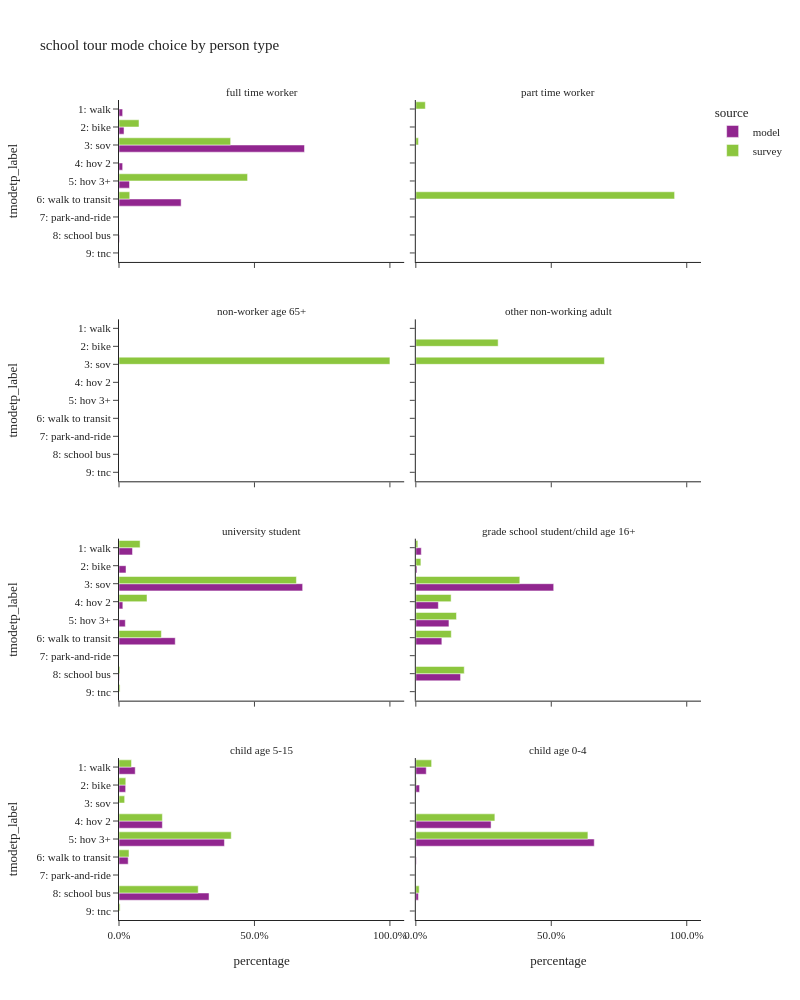

The notebook cell saved with this chart:
### Code cell
plot_mode_choice(sc_tour,"pptyp_label",
                 {"pptyp_label":["full time worker","part time worker","non-worker age 65+","other non-working adult",
                                 "university student","grade school student/child age 16+","child age 5-15","child age 0-4"],
                  "tmodetp_label":mode_cat.values()},
                 "person type",2,1000)

### Figure 1 — Plotly figure (JSON) as saved in the notebook; plotly's stock layout.template omitted (floating-point values rounded to 4 significant figures)
{"data": [{"alignmentgroup": "True", "customdata": [[8], [11], [406], [8], [23], [136], [1]], "hovertemplate": "source=model<br>pptyp_label=full time worker<br>percentage=%{x}<br>tmodetp_label=%{y}<br>sample count=%{customdata[0]}<extra></extra>", "legendgroup": "model", "marker": {"color": "#91268F", "pattern": {"shape": ""}}, "name": "model", "offsetgroup": "model", "orientation": "h", "showlegend": true, "textposition": "auto", "type": "bar", "x": [0.01349, 0.01855, 0.6847, 0.01349, 0.03879, 0.2293, 0.001686], "xaxis": "x7", "y": ["1: walk", "2: bike", "3: sov", "4: hov 2", "5: hov 3+", "6: walk to transit", "8: school bus"], "yaxis": "y7"}, {"alignmentgroup": "True", "customdata": [[3550], [1842], [48293], [1010], [1661], [14788], [98]], "hovertemplate": "source=model<br>pptyp_label=university student<br>percentage=%{x}<br>tmodetp_label=%{y}<br>sample count=%{customdata[0]}<extra></extra>", "legendgroup": "model", "marker": {"color": "#91268F", "pattern": {"shape": ""}}, "name": "model", "offsetgroup": "model", "orientation": "h", "showlegend": false, "textposition": "auto", "type": "bar", "x": [0.04983, 0.02586, 0.6779, 0.01418, 0.02331, 0.2076, 0.001376], "xaxis": "x3", "y": ["1: walk", "2: bike", "3: sov", "4: hov 2", "5: hov 3+", "6: walk to transit", "8: school bus"], "yaxis": "y3"}, {"alignmentgroup": "True", "customdata": [[1655], [348], [41818], [6835], [10050], [7894], [13572]], "hovertemplate": "source=model<br>pptyp_label=grade school student/child age 16+<br>percentage=%{x}<br>tmodetp_label=%{y}<br>sample count=%{customdata[0]}<extra></extra>", "legendgroup": "model", "marker": {"color": "#91268F", "pattern": {"shape": ""}}, "name": "model", "offsetgroup": "model", "orientation": "h", "showlegend": false, "textposition": "auto", "type": "bar", "x": [0.02014, 0.004235, 0.5089, 0.08318, 0.1223, 0.09607, 0.1652], "xaxis": "x4", "y": ["1: walk", "2: bike", "3: sov", "4: hov 2", "5: hov 3+", "6: walk to transit", "8: school bus"], "yaxis": "y4"}, {"alignmentgroup": "True", "customdata": [[24109], [9888], [64478], [156735], [13680], [133874]], "hovertemplate": "source=model<br>pptyp_label=child age 5-15<br>percentage=%{x}<br>tmodetp_label=%{y}<br>sample count=%{customdata[0]}<extra></extra>", "legendgroup": "model", "marker": {"color": "#91268F", "pattern": {"shape": ""}}, "name": "model", "offsetgroup": "model", "orientation": "h", "showlegend": false, "textposition": "auto", "type": "bar", "x": [0.05986, 0.02455, 0.1601, 0.3891, 0.03397, 0.3324], "xaxis": "x", "y": ["1: walk", "2: bike", "4: hov 2", "5: hov 3+", "6: walk to transit", "8: school bus"], "yaxis": "y"}, {"alignmentgroup": "True", "customdata": [[1723], [618], [12421], [29447], [80], [423]], "hovertemplate": "source=model<br>pptyp_label=child age 0-4<br>percentage=%{x}<br>tmodetp_label=%{y}<br>sample count=%{customdata[0]}<extra></extra>", "legendgroup": "model", "marker": {"color": "#91268F", "pattern": {"shape": ""}}, "name": "model", "offsetgroup": "model", "orientation": "h", "showlegend": false, "textposition": "auto", "type": "bar", "x": [0.03854, 0.01382, 0.2778, 0.6586, 0.001789, 0.009461], "xaxis": "x2", "y": ["1: walk", "2: bike", "4: hov 2", "5: hov 3+", "6: walk to transit", "8: school bus"], "yaxis": "y2"}, {"alignmentgroup": "True", "customdata": [[1], [1], [1], [1]], "hovertemplate": "source=survey<br>pptyp_label=full time worker<br>percentage=%{x}<br>tmodetp_label=%{y}<br>sample count=%{customdata[0]}<extra></extra>", "legendgroup": "survey", "marker": {"color": "#8CC63E", "pattern": {"shape": ""}}, "name": "survey", "offsetgroup": "survey", "orientation": "h", "showlegend": true, "textposition": "auto", "type": "bar", "x": [0.07385, 0.412, 0.4745, 0.0396], "xaxis": "x7", "y": ["2: bike", "3: sov", "5: hov 3+", "6: walk to transit"], "yaxis": "y7"}, {"alignmentgroup": "True", "customdata": [[1], [1], [1]], "hovertemplate": "source=survey<br>pptyp_label=part time worker<br>percentage=%{x}<br>tmodetp_label=%{y}<br>sample count=%{customdata[0]}<extra></extra>", "legendgroup": "survey", "marker": {"color": "#8CC63E", "pattern": {"shape": ""}}, "name": "survey", "offsetgroup": "survey", "orientation": "h", "showlegend": false, "textposition": "auto", "type": "bar", "x": [0.03512, 0.0097, 0.9552], "xaxis": "x8", "y": ["1: walk", "3: sov", "6: walk to transit"], "yaxis": "y8"}, {"alignmentgroup": "True", "customdata": [[1]], "hovertemplate": "source=survey<br>pptyp_label=non-worker age 65+<br>percentage=%{x}<br>tmodetp_label=%{y}<br>sample count=%{customdata[0]}<extra></extra>", "legendgroup": "survey", "marker": {"color": "#8CC63E", "pattern": {"shape": ""}}, "name": "survey", "offsetgroup": "survey", "orientation": "h", "showlegend": false, "textposition": "auto", "type": "bar", "x": [1.0], "xaxis": "x5", "y": ["3: sov"], "yaxis": "y5"}, {"alignmentgroup": "True", "customdata": [[1], [2]], "hovertemplate": "source=survey<br>pptyp_label=other non-working adult<br>percentage=%{x}<br>tmodetp_label=%{y}<br>sample count=%{customdata[0]}<extra></extra>", "legendgroup": "survey", "marker": {"color": "#8CC63E", "pattern": {"shape": ""}}, "name": "survey", "offsetgroup": "survey", "orientation": "h", "showlegend": false, "textposition": "auto", "type": "bar", "x": [0.3038, 0.6962], "xaxis": "x6", "y": ["2: bike", "3: sov"], "yaxis": "y6"}, {"alignmentgroup": "True", "customdata": [[13], [13], [1], [21], [1], [1]], "hovertemplate": "source=survey<br>pptyp_label=university student<br>percentage=%{x}<br>tmodetp_label=%{y}<br>sample count=%{customdata[0]}<extra></extra>", "legendgroup": "survey", "marker": {"color": "#8CC63E", "pattern": {"shape": ""}}, "name": "survey", "offsetgroup": "survey", "orientation": "h", "showlegend": false, "textposition": "auto", "type": "bar", "x": [0.07789, 0.6549, 0.1034, 0.1564, 0.003535, 0.003907], "xaxis": "x3", "y": ["1: walk", "3: sov", "4: hov 2", "6: walk to transit", "8: school bus", "9: tnc"], "yaxis": "y3"}, {"alignmentgroup": "True", "customdata": [[4], [3], [21], [8], [12], [13], [11]], "hovertemplate": "source=survey<br>pptyp_label=grade school student/child age 16+<br>percentage=%{x}<br>tmodetp_label=%{y}<br>sample count=%{customdata[0]}<extra></extra>", "legendgroup": "survey", "marker": {"color": "#8CC63E", "pattern": {"shape": ""}}, "name": "survey", "offsetgroup": "survey", "orientation": "h", "showlegend": false, "textposition": "auto", "type": "bar", "x": [0.007399, 0.01872, 0.3838, 0.1303, 0.1501, 0.1309, 0.1788], "xaxis": "x4", "y": ["1: walk", "2: bike", "3: sov", "4: hov 2", "5: hov 3+", "6: walk to transit", "8: school bus"], "yaxis": "y4"}, {"alignmentgroup": "True", "customdata": [[39], [12], [3], [55], [134], [14], [140], [1]], "hovertemplate": "source=survey<br>pptyp_label=child age 5-15<br>percentage=%{x}<br>tmodetp_label=%{y}<br>sample count=%{customdata[0]}<extra></extra>", "legendgroup": "survey", "marker": {"color": "#8CC63E", "pattern": {"shape": ""}}, "name": "survey", "offsetgroup": "survey", "orientation": "h", "showlegend": false, "textposition": "auto", "type": "bar", "x": [0.0462, 0.02507, 0.02086, 0.1601, 0.4143, 0.03695, 0.2924, 0.004106], "xaxis": "x", "y": ["1: walk", "2: bike", "3: sov", "4: hov 2", "5: hov 3+", "6: walk to transit", "8: school bus", "9: tnc"], "yaxis": "y"}, {"alignmentgroup": "True", "customdata": [[8], [3], [27], [34], [2]], "hovertemplate": "source=survey<br>pptyp_label=child age 0-4<br>percentage=%{x}<br>tmodetp_label=%{y}<br>sample count=%{customdata[0]}<extra></extra>", "legendgroup": "survey", "marker": {"color": "#8CC63E", "pattern": {"shape": ""}}, "name": "survey", "offsetgroup": "survey", "orientation": "h", "showlegend": false, "textposition": "auto", "type": "bar", "x": [0.05834, 0.00234, 0.2917, 0.6352, 0.0124], "xaxis": "x2", "y": ["1: walk", "2: bike", "4: hov 2", "5: hov 3+", "8: school bus"], "yaxis": "y2"}], "layout": {"annotations": [{"font": {}, "showarrow": false, "text": "child age 5-15", "x": 0.245, "xanchor": "center", "xref": "paper", "y": 0.1975, "yanchor": "bottom", "yref": "paper"}, {"font": {}, "showarrow": false, "text": "child age 0-4", "x": 0.755, "xanchor": "center", "xref": "paper", "y": 0.1975, "yanchor": "bottom", "yref": "paper"}, {"font": {}, "showarrow": false, "text": "university student", "x": 0.245, "xanchor": "center", "xref": "paper", "y": 0.465, "yanchor": "bottom", "yref": "paper"}, {"font": {}, "showarrow": false, "text": "grade school student/child age 16+", "x": 0.755, "xanchor": "center", "xref": "paper", "y": 0.465, "yanchor": "bottom", "yref": "paper"}, {"font": {}, "showarrow": false, "text": "non-worker age 65+", "x": 0.245, "xanchor": "center", "xref": "paper", "y": 0.7325, "yanchor": "bottom", "yref": "paper"}, {"font": {}, "showarrow": false, "text": "other non-working adult", "x": 0.755, "xanchor": "center", "xref": "paper", "y": 0.7325, "yanchor": "bottom", "yref": "paper"}, {"font": {}, "showarrow": false, "text": "full time worker", "x": 0.245, "xanchor": "center", "xref": "paper", "y": 1.0, "yanchor": "bottom", "yref": "paper"}, {"font": {}, "showarrow": false, "text": "part time worker", "x": 0.755, "xanchor": "center", "xref": "paper", "y": 1.0, "yanchor": "bottom", "yref": "paper"}], "barmode": "group", "height": 1000, "legend": {"title": {"text": "source"}, "tracegroupgap": 0}, "title": {"text": "school tour mode choice by person type"}, "width": 800, "xaxis": {"anchor": "y", "domain": [0.0, 0.49], "tickformat": ".1%", "title": {"text": "percentage"}}, "xaxis2": {"anchor": "y2", "domain": [0.51, 1.0], "matches": "x", "tickformat": ".1%", "title": {"text": "percentage"}}, "xaxis3": {"anchor": "y3", "domain": [0.0, 0.49], "matches": "x", "showticklabels": false, "tickformat": ".1%"}, "xaxis4": {"anchor": "y4", "domain": [0.51, 1.0], "matches": "x", "showticklabels": false, "tickformat": ".1%"}, "xaxis5": {"anchor": "y5", "domain": [0.0, 0.49], "matches": "x", "showticklabels": false, "tickformat": ".1%"}, "xaxis6": {"anchor": "y6", "domain": [0.51, 1.0], "matches": "x", "showticklabels": false, "tickformat": ".1%"}, "xaxis7": {"anchor": "y7", "domain": [0.0, 0.49], "matches": "x", "showticklabels": false, "tickformat": ".1%"}, "xaxis8": {"anchor": "y8", "domain": [0.51, 1.0], "matches": "x", "showticklabels": false, "tickformat": ".1%"}, "yaxis": {"anchor": "x", "categoryarray": ["9: tnc", "8: school bus", "7: park-and-ride", "6: walk to transit", "5: hov 3+", "4: hov 2", "3: sov", "2: bike", "1: walk"], "categoryorder": "array", "domain": [0.0, 0.1975], "title": {"text": "tmodetp_label"}}, "yaxis2": {"anchor": "x2", "domain": [0.0, 0.1975], "matches": "y", "showticklabels": false}, "yaxis3": {"anchor": "x3", "categoryarray": ["9: tnc", "8: school bus", "7: park-and-ride", "6: walk to transit", "5: hov 3+", "4: hov 2", "3: sov", "2: bike", "1: walk"], "categoryorder": "array", "domain": [0.2675, 0.465], "matches": "y", "title": {"text": "tmodetp_label"}}, "yaxis4": {"anchor": "x4", "domain": [0.2675, 0.465], "matches": "y", "showticklabels": false}, "yaxis5": {"anchor": "x5", "categoryarray": ["9: tnc", "8: school bus", "7: park-and-ride", "6: walk to transit", "5: hov 3+", "4: hov 2", "3: sov", "2: bike", "1: walk"], "categoryorder": "array", "domain": [0.535, 0.7325], "matches": "y", "title": {"text": "tmodetp_label"}}, "yaxis6": {"anchor": "x6", "domain": [0.535, 0.7325], "matches": "y", "showticklabels": false}, "yaxis7": {"anchor": "x7", "categoryarray": ["9: tnc", "8: school bus", "7: park-and-ride", "6: walk to transit", "5: hov 3+", "4: hov 2", "3: sov", "2: bike", "1: walk"], "categoryorder": "array", "domain": [0.8025, 1.0], "matches": "y", "title": {"text": "tmodetp_label"}}, "yaxis8": {"anchor": "x8", "domain": [0.8025, 1.0], "matches": "y", "showticklabels": false}}}
